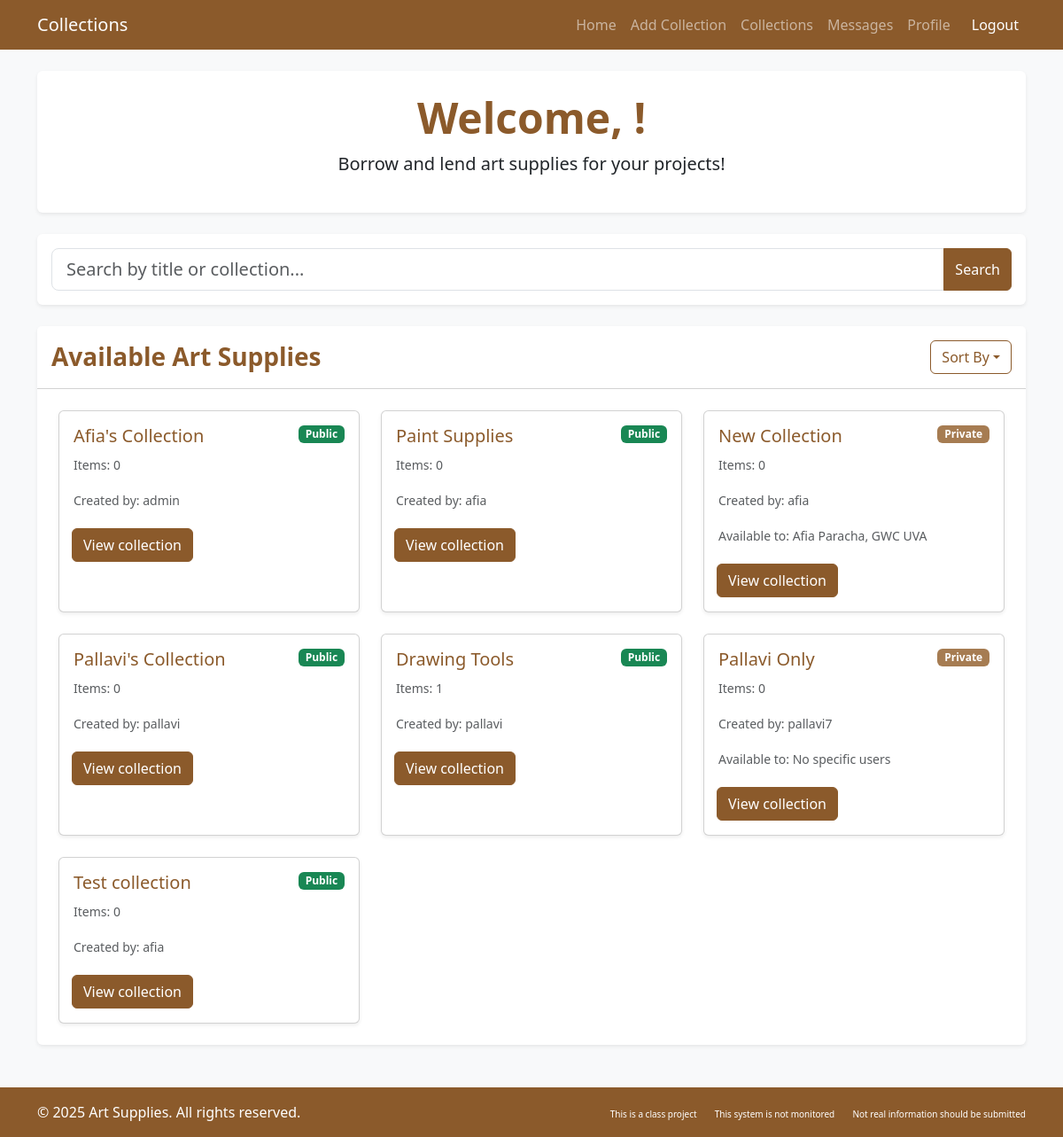
Page /artlibrary/collections/ on the earlier database version.
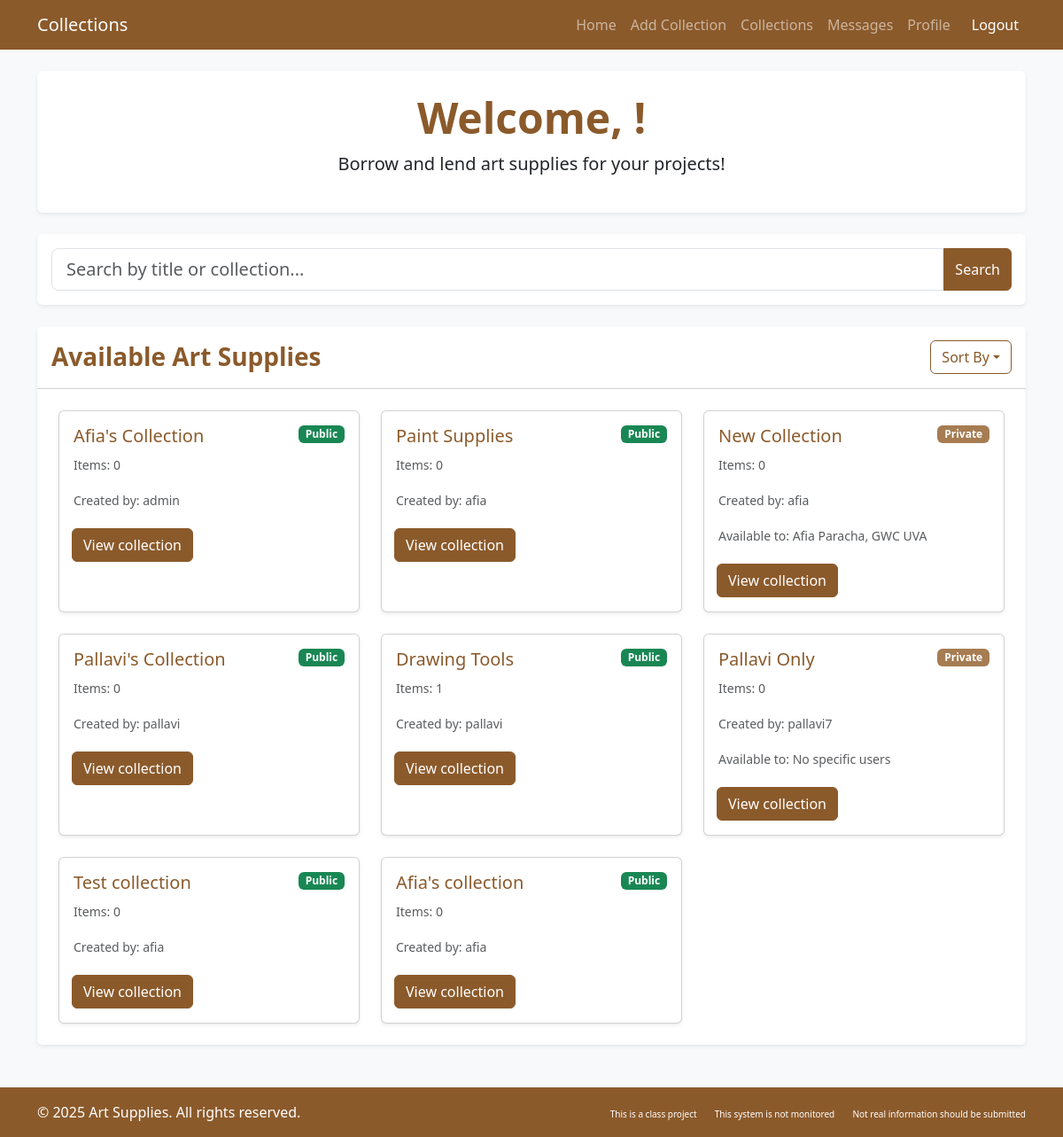
Same page on the later database version.
### artlibrary/models.py (models this page shows, shortened)
class Collection(models.Model):
    title = models.CharField(max_length=255)
    description = models.TextField(blank=True, null=True)
    num_items = models.PositiveIntegerField(default=0)
    is_public = models.BooleanField(default=True)
    users = models.ManyToManyField(CustomUser, blank=True, related_name='collections')
    added_by = models.ForeignKey(CustomUser, on_delete=models.CASCADE, related_name='created_collections', default=2)
    art_supplies = models.ManyToManyField('ArtSupply', blank=True, related_name='collections_in')
    def update_num_items(self):
        self.num_items = self.art_supplies.count()
        self.save()

class CustomUser(AbstractUser):
    profile_pic = models.ImageField(
        storage=S3Boto3Storage(),
        upload_to='profile_pics/',
        null=True,
        blank=True
    )
    date_joined = models.DateTimeField(auto_now_add=True)
    roles = (('patron', 'Patron'), ('librarian', 'Librarian'), ('anonymous', 'Anonymous'))
    user_role = models.CharField(max_length=12, choices=roles, default='patron')
    email = models.EmailField(blank=True, max_length=254, verbose_name='email address')

### artlibrary/views.py (the view)
# urls.py: path('collections/', views.collections, name='collections'),
def collections(request):
    user_role = getattr(request.user, 'user_role', None)
    if user_role == "anonymous_user":
        viewable_collections = Collection.objects.filter(is_public=True)
    else:
        viewable_collections = Collection.objects.all()
    for collection in Collection.objects.all():
        collection.update_num_items()
    query = request.GET.get('query', '')
    print(query)
    if query:
        viewable_collections = viewable_collections.filter(title__icontains=query)
    context = {
        'viewable_collections': viewable_collections,
        'query': query,
    }
    return render(request, 'artlibrary/collections.html', context)

### artlibrary/templates/artlibrary/collections.html (shortened to what this page needs)
{% load django_bootstrap5 %}
<!DOCTYPE html>
<html lang="en">
<head>
    {% bootstrap_css %}
</head>
<body class="bg-light">
    <nav class="navbar navbar-expand-lg navbar-dark bg-brown">
        <div class="container">
            <a class="navbar-brand" href="#">Collections</a>
            <div class="collapse navbar-collapse" id="navbarNav">
                <ul class="navbar-nav ms-auto">
                    <li class="nav-item"><a class="nav-link" href="{% url 'dashboard' %}">Home</a></li>
                    {% if request.user.user_role != "anonymous_user" %}
                    <li class="nav-item"><a class="nav-link" href="{% url 'add_collection' %}">Add Collection</a></li>
                    {% endif %}
                    <li class="nav-item"><a class="nav-link" href="{% url 'collections' %}">Collections</a></li>
                    <li class="nav-item"><a class="nav-link" href="#">Messages</a></li>
                    {% if request.user.user_role != "anonymous_user" %}
                    <li class="nav-item"><a class="nav-link" href="{% url 'profile' %}">Profile</a></li>
                    {% endif %}
                    <li class="nav-item">
                        <a class="nav-link btn btn-danger btn-sm text-white ms-2" href="{% url 'logout' %}">Logout</a>
                    </li>
                </ul>
            </div>
        </div>
    </nav>
    <div class="container main-content py-4">
        <div class="card border-0 shadow-sm mb-4">
            <div class="card-body text-center py-4">
                <h1 class="display-5 fw-bold text-brown">Welcome, {{ request.user.get_full_name|default:request.user.username }}!</h1>
                <p class="lead">Borrow and lend art supplies for your projects!</p>
            </div>
        </div>
<div class="card border-0 shadow-sm mb-4">
    <div class="card-body p-3">
        <form method="get" action="">
            <div class="input-group">
                <input type="text" name="query" class="form-control form-control-lg" placeholder="Search by title or collection..." value="{{ query }}">
                <button type="submit" class="btn btn-brown">Search</button>
            </div>
        </form>
    </div>
</div>
<div class="card border-0 shadow-sm mb-4">
    <div class="card-header bg-white d-flex justify-content-between align-items-center py-3">
        <h3 class="card-title text-brown fw-bold mb-0">
            {% if query %}
            Search Results for "{{ query }}"
            {% else %}
            Available Art Supplies
            {% endif %}
        </h3>
        <div class="dropdown">
            <button class="btn btn-outline-brown dropdown-toggle" type="button" data-bs-toggle="dropdown">Sort By</button>
        </div>
    </div>
    <div class="card-body p-4">
        <div class="row g-4">
            {% for collection in viewable_collections %}
            <div class="col-md-4 col-sm-6">
                <div class="card h-100 shadow-sm">
                    <div class="card-body">
                        <div class="d-flex justify-content-between align-items-start">
                            <h5 class="card-title text-brown">{{ collection.title }}</h5>
                            {% if collection.is_public %}
                            <span class="badge bg-success">Public</span>
                            {% else %}
                            <span class="badge bg-secondary">Private</span>
                            {% endif %}
                        </div>
                        <p class="card-text"><small class="text-muted">Items: {{ collection.num_items }}</small></p>
                        <p class="card-text"><small class="text-muted">Created by: {{ collection.added_by }}</small></p>
                            {% if not collection.is_public %}
                            <p class="card-text"><small class="text-muted">Available to:
                                {% for user in collection.users.all %}
                                    {{ user.get_full_name }}{% if not forloop.last %}, {% endif %}
                                {% empty %}
                                    No specific users
                                {% endfor %}
                            </small></p>
                            {% endif %}
                        <div class="row mt-3 g-2 d-flex flex-wrap">
                            <div class="col-6 g-1">
                                {% if request.user.user_role == "patron" and not collection.is_public and not request.user in collection.users.all %}
                                <a href="{% url 'request_collection' collection.id %}"class="btn btn-warning">Request access</a></button>
                                {% else %}
                                <a href="{% url 'collection_details' collection.id %}" class="btn btn-brown">View collection</a>
                                {% endif %}
                            </div>
                        </div>
                    </div>
                </div>
            </div>
            {% empty %}
            <div class="col-12">
                <div class="alert alert-info">No Collections Available</div>
            </div>
            {% endfor %}
        </div>
    </div>
</div>
</div>
</body>
<footer class="py-3 bg-dark text-white mt-auto bg-brown">
    <div class="container">
        <div class="row">
            <div class="col-md-6">
                <p class="mb-0">&copy; 2025 Art Supplies. All rights reserved.</p>
            </div>
            <div class="col-md-6 text-md-end">
                <a href="#" class="text-white text-decoration-none me-3" style="font-size: 10px;">This is a class project</a>
                <a href="#" class="text-white text-decoration-none me-3" style="font-size: 10px;">This system is not monitored</a>
                <a href="#" class="text-white text-decoration-none" style="font-size: 10px;">Not real information should be submitted</a>
            </div>
        </div>
    </div>
</footer>
</body>
</html>

### artlibrary/templates/artlibrary/collections.html (style rules this page uses)
:root { --bs-primary: #8B5A2B; --bs-primary-rgb: 139, 90, 43; --bs-secondary: #A67C52; --bs-secondary-rgb: 166, 124, 82; --bs-dark: #5D4037; }
body { min-height: 100vh; display: flex; flex-direction: column; }
.main-content { flex: 1; }
.bg-brown { background-color: #8B5A2B !important; }
.text-brown { color: #8B5A2B !important; }
.btn-brown { background-color: #8B5A2B; border-color: #8B5A2B; color: white; }
.btn-outline-brown { border-color: #8B5A2B; color: #8B5A2B; }

Differences in the rows shown:
added Collection: title "Afia's collection", is_public "Public", num_items "0", added_by "afia"
